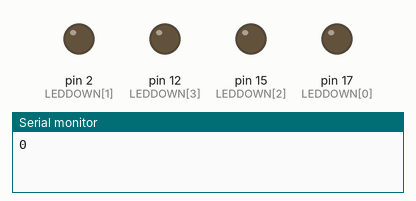
A sketch run on a simulated Arduino Uno, built with avr-gcc and run on an emulated ATmega328P. Parts: output pins drawn as LEDs (lit = HIGH), the last lines printed to the serial monitor.

Above: at 0.02 s.
At 0.2 s:
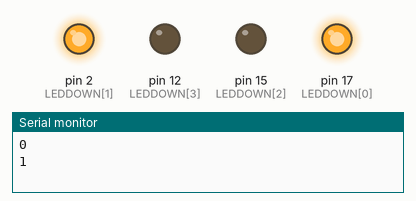
At 0.3 s:
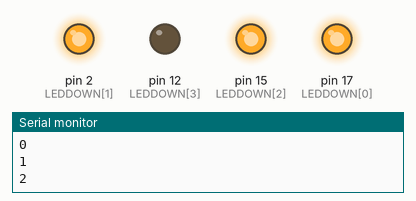
At 0.97 s:
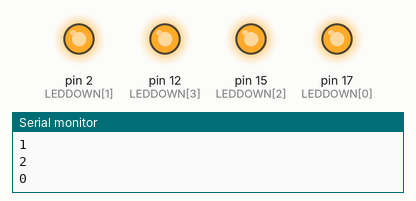
At 1.62 s:
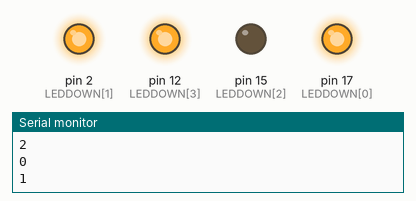
At 2.92 s:
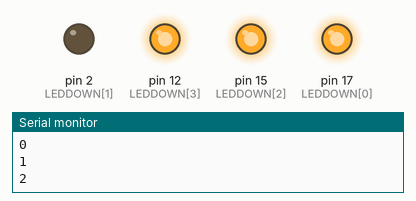
Timing chart, 0 to 3.2 s (numbered marks = the images above):
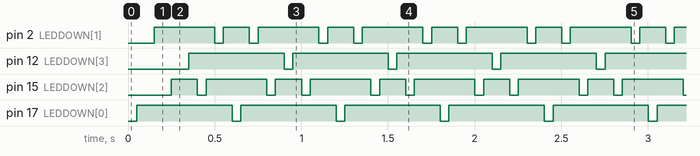

The sketch:

For-3.ino
```cpp
int LEDDOWN[] = {17,2,15,12};
int LEDUP[] = {12,15,2,17};


void setup() {
  Serial.begin(9600);
  pinMode (LEDDOWN[0] , OUTPUT);
  pinMode (LEDDOWN[1] , OUTPUT);
  pinMode (LEDDOWN[2] , OUTPUT);
  pinMode (LEDDOWN[3] , OUTPUT);
  pinMode (LEDUP[0], OUTPUT);
  pinMode (LEDUP[1], OUTPUT);
  pinMode (LEDUP[2], OUTPUT);
  pinMode (LEDUP[3], OUTPUT);


}

void loop() {
  for (int x = 0; x < 3; x++){
    Serial.println(x);
    digitalWrite (LEDDOWN[x], 0);
    delay(50);
    digitalWrite (LEDDOWN[x], 1);
    delay(50);
  }
  for (int y = 0; y < 3; y++){
    Serial.println(y);
    digitalWrite (LEDUP[y], 0);
    delay(50);
    digitalWrite (LEDUP[y], 1);
    delay(50);
  }


}
```

Measured:
- by itself, pin 2 (LEDDOWN[1]): repeats every 0.60 s: LOW 0.05 s, HIGH 0.15 s, LOW 0.05 s, HIGH 0.35 s
- by itself, pin 12 (LEDDOWN[3]), pin 17 (LEDDOWN[0]): alternates HIGH for 0.55 s and LOW for 0.05 s
- by itself, pin 15 (LEDDOWN[2]): repeats every 0.60 s: LOW 0.05 s, HIGH 0.35 s, LOW 0.05 s, HIGH 0.15 s
